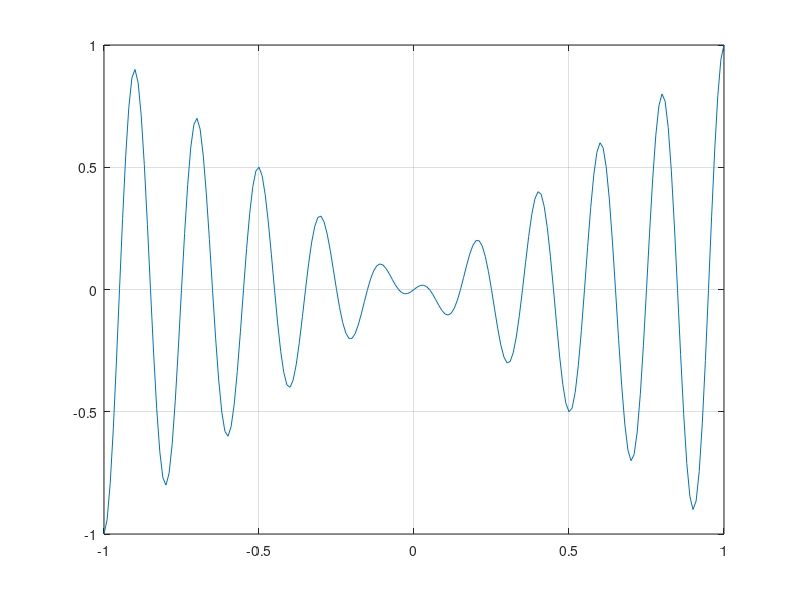
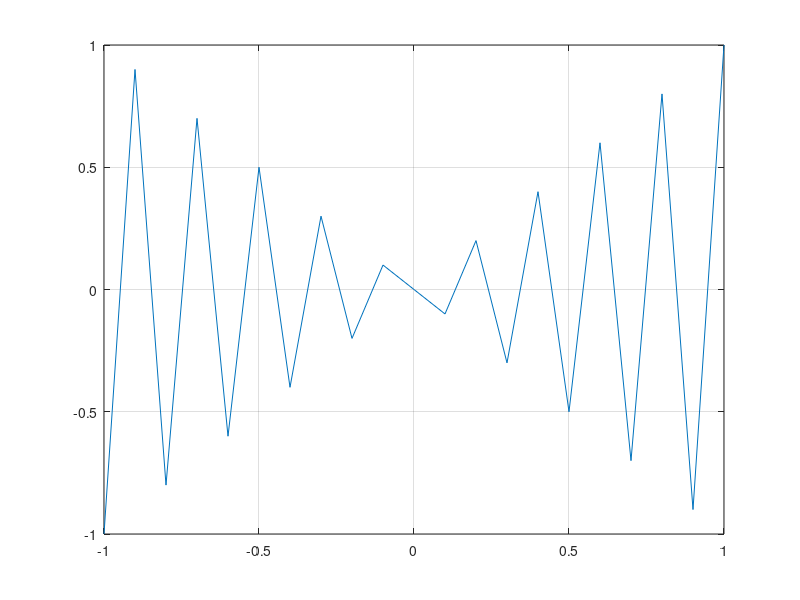
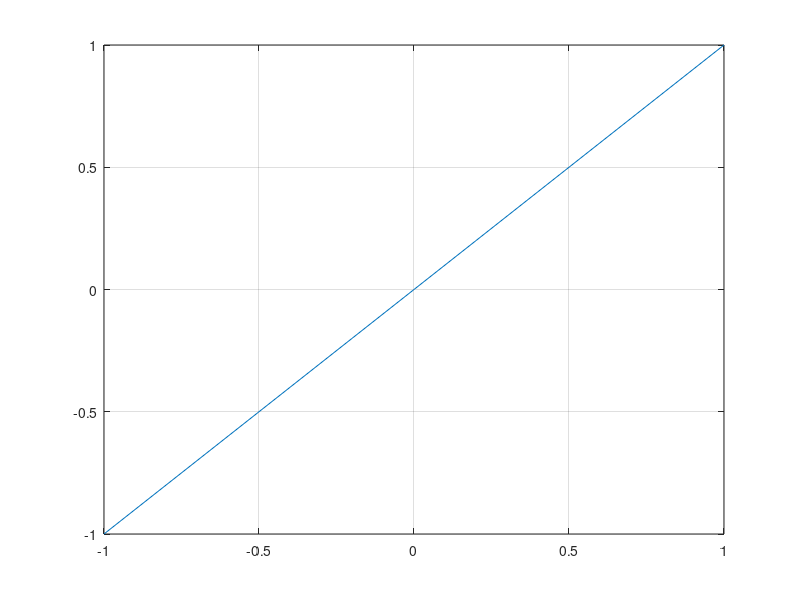

Reproduce these figures in MATLAB, in order.
clc
close all
clear all
disp('para 0.2')
X=[-1:0.2:1]
M= X.*sin((pi.*(1+20*X))./2)
disp('para 0.1')
Y=[-1:0.1:1]
N=Y.*sin((pi.*(1+20*Y))./2)
disp('para 0.01')
Z=[-1:0.01:1]
O=Z.*sin((pi.*(1+20*Z))./2)
figure
plot(Z,O), grid on
figure
plot(Y,N), grid on
figure
plot(X,M), grid on
